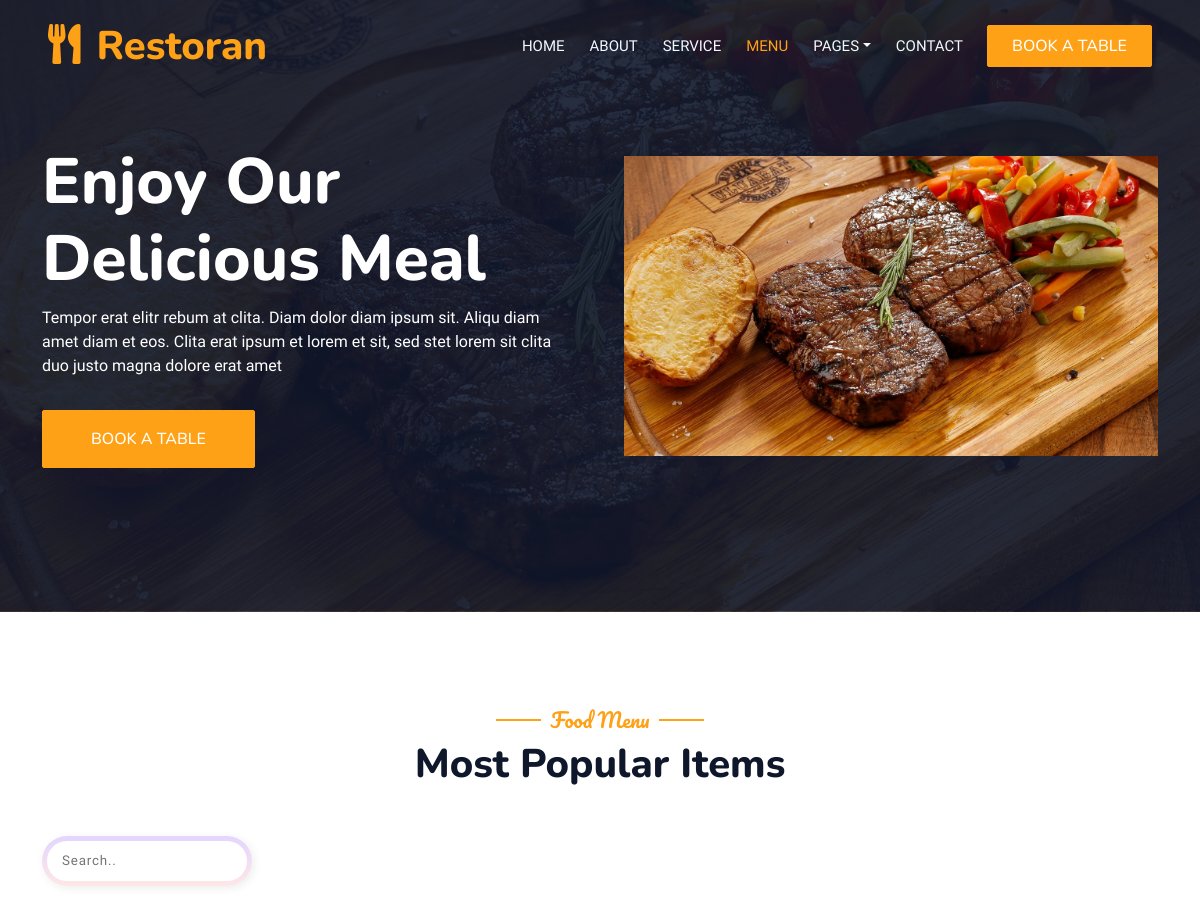
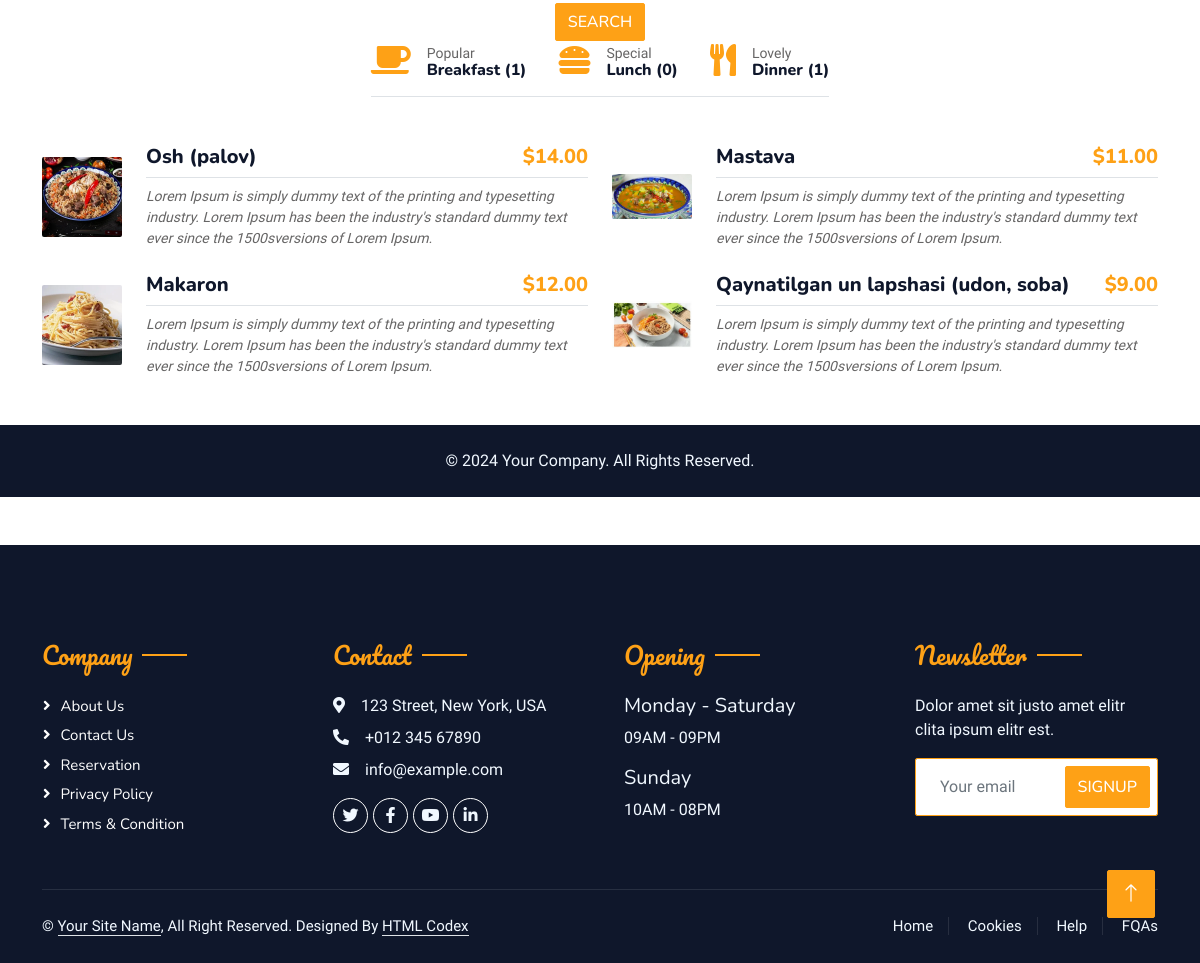
The app's page /menu/ with its own data (2 pictures, top to bottom).
### restaurant/models.py (models this page shows, shortened)
class Food(models.Model):
    name = models.CharField(max_length=100, verbose_name='ovqat nomi')
    slug = models.SlugField(max_length=160, unique=True)
    description = models.TextField(verbose_name='ovqat haqida')
    image = models.ImageField(upload_to='food/', verbose_name='ovqat rasmi')
    price = models.DecimalField(max_digits=10, decimal_places=2, verbose_name='ovqat narxi $')
    category = models.ForeignKey(Category, on_delete=models.CASCADE, related_name='foods')
    discount = models.IntegerField(null=True, blank=True, verbose_name="Chegirma (%)")
    chef = models.ForeignKey(Chefs, on_delete=models.CASCADE)
    class Meta:
        verbose_name = ('Ovqat')
        verbose_name_plural = 'Ovqatlar'

### restaurant/views.py (the view)
# urls.py: path('menu/', MenuView.as_view(), name='menu'),
class MenuView(ListView):
    model = Food
    template_name = 'menu.html'
    context_object_name = 'foods'
    def get_queryset(self):
        queryset = super().get_queryset()
        category_name = self.kwargs.get('category_name')
        search_query = self.request.GET.get('q')
        if category_name:
            queryset = queryset.filter(category__name=category_name)
        if search_query:
            queryset = queryset.filter(
                Q(name__icontains=search_query) | Q(description__icontains=search_query)
            )
        return queryset
    def get_context_data(self, **kwargs):
        context = super().get_context_data(**kwargs)
        category_count = defaultdict(int)
        for food in Food.objects.all():
            category_count[food.category.name] += 1
        context['category_count'] = category_count
        return context

### templates/menu.html (shortened to what this page needs)
{% extends "base.html" %}
{% load static %}
{% block content %}
<div class="container-xxl py-5">
    <div class="container">
        <div class="text-center wow fadeInUp" data-wow-delay="0.1s">
            <h5 class="section-title ff-secondary text-center text-primary fw-normal">Food Menu</h5>
            <h1 class="mb-5">Most Popular Items</h1>
            <form method="GET" action="{% url 'menu' %}">
                <div class="InputContainer mb-4">
                    <input placeholder="Search.." id="input" class="input" name="q" type="text" value="{{ request.GET.q }}">
                </div>
                <button type="submit" class="btn btn-primary">Search</button>
            </form>
        </div>
        <div class="tab-class text-center wow fadeInUp" data-wow-delay="0.1s">
            <ul class="nav nav-pills d-inline-flex justify-content-center border-bottom mb-5">
                <li class="nav-item">
                    <a class="d-flex align-items-center text-start mx-3 ms-0 pb-3" href="{% url 'menu_by_category' 'Breakfast' %}">
                        <i class="fa fa-coffee fa-2x text-primary"></i>
                        <div class="ps-3">
                            <small class="text-body">Popular</small>
                            <h6 class="mt-n1 mb-0">Breakfast ({{ category_count.Breakfast }})</h6>
                        </div>
                    </a>
                </li>
                <li class="nav-item">
                    <a class="d-flex align-items-center text-start mx-3 pb-3" href="{% url 'menu_by_category' 'Lunch' %}">
                        <i class="fa fa-hamburger fa-2x text-primary"></i>
                        <div class="ps-3">
                            <small class="text-body">Special</small>
                            <h6 class="mt-n1 mb-0">Lunch ({{ category_count.Lunch }})</h6>
                        </div>
                    </a>
                </li>
                <li class="nav-item">
                    <a class="d-flex align-items-center text-start mx-3 me-0 pb-3" href="{% url 'menu_by_category' 'Dinner' %}">
                        <i class="fa fa-utensils fa-2x text-primary"></i>
                        <div class="ps-3">
                            <small class="text-body">Lovely</small>
                            <h6 class="mt-n1 mb-0">Dinner ({{ category_count.Dinner }})</h6>
                        </div>
                    </a>
                </li>
            </ul>
            <div class="tab-content">
                <div id="tab-1" class="tab-pane fade show p-0 active">
                    <div class="row g-4">
                        {% for food in foods %}
                        <div class="col-lg-6">
                            <div class="d-flex align-items-center">
                                <img class="flex-shrink-0 img-fluid rounded" src="{{ food.image.url }}" alt="" style="width: 80px;">
                                <div class="w-100 d-flex flex-column text-start ps-4">
                                    <h5 class="d-flex justify-content-between border-bottom pb-2">
                                        <span>{{ food.name }}</span>
                                        <span class="text-primary">${{ food.price }}</span>
                                    </h5>
                                    <small class="fst-italic">{{ food.description }}</small>
                                </div>
                            </div>
                        </div>
                        {% endfor %}
                    </div>
                </div>
            </div>
        </div>
    </div>
</div>
<footer class="bg-dark text-light py-4">
    <div class="container text-center">
        <p class="mb-0">© 2024 Your Company. All Rights Reserved.</p>
    </div>
</footer>
{% endblock content %}

### templates/base.html (shortened to what this page needs)
{% load static %}
<!DOCTYPE html>
<html lang="en">
<head>
<link href="https://stackpath.bootstrapcdn.com/bootstrap/5.1.3/css/bootstrap.min.css" rel="stylesheet">
<link href="https://cdnjs.cloudflare.com/ajax/libs/font-awesome/6.0.0-beta3/css/all.min.css" rel="stylesheet">
    {% include 'components/_style.html' %}
</head>
<body>
    <div class="container-xxl bg-white p-0">
<div class="container-xxl position-relative p-0">
    <nav class="navbar navbar-expand-lg navbar-dark bg-dark px-4 px-lg-5 py-3 py-lg-0">
        <a href="" class="navbar-brand p-0">
            <h1 class="text-primary m-0"><i class="fa fa-utensils me-3"></i>Restoran</h1>
        </a>
        <div class="collapse navbar-collapse" id="navbarCollapse">
            <div class="navbar-nav ms-auto py-0 pe-4">
                <a href="{% url 'home' %}" class="nav-item nav-link
                {% if request.resolver_match.url_name == 'home' %}active{% endif %}">Home</a>
                <a href="about.html" class="nav-item nav-link">About</a>
                <a href="service.html" class="nav-item nav-link">Service</a>
                <a href="{% url 'menu' %}" class="nav-item nav-link
   {% if request.resolver_match.url_name == 'menu' %}active{% endif %}">Menu</a>
                <div class="nav-item dropdown">
                    <a href="#" class="nav-link dropdown-toggle" data-bs-toggle="dropdown">Pages</a>
                </div>
                <a href="contact.html" class="nav-item nav-link">Contact</a>
            </div>
            <a href="" class="btn btn-primary py-2 px-4">Book A Table</a>
        </div>
    </nav>
    <div class="container-xxl py-5 bg-dark hero-header mb-5">
        <div class="container my-5 py-5">
            <div class="row align-items-center g-5">
                <div class="col-lg-6 text-center text-lg-start">
                    <h1 class="display-3 text-white animated slideInLeft">Enjoy Our<br>Delicious Meal</h1>
                    <p class="text-white animated slideInLeft mb-4 pb-2">Tempor erat elitr rebum at clita. Diam dolor diam ipsum sit. Aliqu diam amet diam et eos. Clita erat ipsum et lorem et sit, sed stet lorem sit clita duo justo magna dolore erat amet</p>
                    <a href="" class="btn btn-primary py-sm-3 px-sm-5 me-3 animated slideInLeft">Book A Table</a>
                </div>
                <div class="col-lg-6 text-center text-lg-end overflow-hidden">
                    <img class="img-fluid" src="{% static 'img/bg-hero.png' %}" alt="">
                </div>
            </div>
        </div>
    </div>
</div>
{% block content %}
{% endblock content %}
{% include 'components/_footer.html' %}
        <a href="#" class="btn btn-lg btn-primary btn-lg-square back-to-top"><i class="bi bi-arrow-up"></i></a>
    </div>
</body>
</html>

### templates/components/_style.html (shortened to what this page needs)
{% load static %}
<link href="https://cdnjs.cloudflare.com/ajax/libs/font-awesome/5.10.0/css/all.min.css" rel="stylesheet">
<link href="https://cdn.jsdelivr.net/npm/bootstrap-icons@1.4.1/font/bootstrap-icons.css" rel="stylesheet">
<link href="{% static 'lib/animate/animate.min.css' %}" rel="stylesheet">
<link href="{% static 'lib/owlcarousel/assets/owl.carousel.min.css' %}" rel="stylesheet">
<link href="{% static 'lib/tempusdominus/css/tempusdominus-bootstrap-4.min.css' %}" rel="stylesheet" />
<link href="{% static 'css/bootstrap.min.css' %}" rel="stylesheet">
<link href="{% static 'css/style.css' %}" rel="stylesheet">

### templates/components/_footer.html
{% load static %}
<div class="container-fluid bg-dark text-light footer pt-5 mt-5 wow fadeIn" data-wow-delay="0.1s">
    <div class="container py-5">
        <div class="row g-5">
            <div class="col-lg-3 col-md-6">
                <h4 class="section-title ff-secondary text-start text-primary fw-normal mb-4">Company</h4>
                <a class="btn btn-link" href="">About Us</a>
                <a class="btn btn-link" href="">Contact Us</a>
                <a class="btn btn-link" href="">Reservation</a>
                <a class="btn btn-link" href="">Privacy Policy</a>
                <a class="btn btn-link" href="">Terms & Condition</a>
            </div>
            <div class="col-lg-3 col-md-6">
                <h4 class="section-title ff-secondary text-start text-primary fw-normal mb-4">Contact</h4>
                <p class="mb-2"><i class="fa fa-map-marker-alt me-3"></i>123 Street, New York, USA</p>
                <p class="mb-2"><i class="fa fa-phone-alt me-3"></i>+012 345 67890</p>
                <p class="mb-2"><i class="fa fa-envelope me-3"></i>info@example.com</p>
                <div class="d-flex pt-2">
                    <a class="btn btn-outline-light btn-social" href=""><i class="fab fa-twitter"></i></a>
                    <a class="btn btn-outline-light btn-social" href=""><i class="fab fa-facebook-f"></i></a>
                    <a class="btn btn-outline-light btn-social" href=""><i class="fab fa-youtube"></i></a>
                    <a class="btn btn-outline-light btn-social" href=""><i class="fab fa-linkedin-in"></i></a>
                </div>
            </div>
            <div class="col-lg-3 col-md-6">
                <h4 class="section-title ff-secondary text-start text-primary fw-normal mb-4">Opening</h4>
                <h5 class="text-light fw-normal">Monday - Saturday</h5>
                <p>09AM - 09PM</p>
                <h5 class="text-light fw-normal">Sunday</h5>
                <p>10AM - 08PM</p>
            </div>
            <div class="col-lg-3 col-md-6">
                <h4 class="section-title ff-secondary text-start text-primary fw-normal mb-4">Newsletter</h4>
                <p>Dolor amet sit justo amet elitr clita ipsum elitr est.</p>
                <div class="position-relative mx-auto" style="max-width: 400px;">
                    <input class="form-control border-primary w-100 py-3 ps-4 pe-5" type="text" placeholder="Your email">
                    <button type="button" class="btn btn-primary py-2 position-absolute top-0 end-0 mt-2 me-2">SignUp</button>
                </div>
            </div>
        </div>
    </div>
    <div class="container">
        <div class="copyright">
            <div class="row">
                <div class="col-md-6 text-center text-md-start mb-3 mb-md-0">
                    &copy; <a class="border-bottom" href="#">Your Site Name</a>, All Right Reserved.
                    Designed By <a class="border-bottom" href="https://htmlcodex.com">HTML Codex</a>
                </div>
                <div class="col-md-6 text-center text-md-end">
                    <div class="footer-menu">
                        <a href="">Home</a>
                        <a href="">Cookies</a>
                        <a href="">Help</a>
                        <a href="">FQAs</a>
                    </div>
                </div>
            </div>
        </div>
    </div>
</div>

### templates/components/_script.html (shortened to what this page needs)
{% load static %}

### static/css/style.css (style rules this page uses)
:root { --primary: #FEA116; --light: #F1F8FF; --dark: #0F172B; }
.ff-secondary { font-family: 'Pacifico', cursive; }
.back-to-top { position: fixed; display: none; right: 45px; bottom: 45px; z-index: 99; }
.btn { font-family: 'Nunito', sans-serif; font-weight: 500; text-transform: uppercase; transition: .5s; }
.btn.btn-primary, .btn.btn-secondary { color: #FFFFFF; }
.btn-lg-square { width: 48px; height: 48px; }
.btn-square, .btn-sm-square, .btn-lg-square { padding: 0; display: flex; align-items: center; justify-content: center; font-weight: normal; border-radius: 2px; }
.navbar-dark .navbar-nav .nav-link { position: relative; margin-left: 25px; padding: 35px 0; font-size: 15px; color: var(--light) !important; text-transform: uppercase; font-weight: 500; outline: none; transition: .5s; }
.navbar-dark .navbar-nav .nav-link:hover, .navbar-dark .navbar-nav .nav-link.active { color: var(--primary) !important; }
@media (min-width: 992px) { .navbar-dark { position: absolute; width: 100%; top: 0; left: 0; z-index: 999; background: transparent !important; } }
.hero-header { background: linear-gradient(rgba(15, 23, 43, .9), rgba(15, 23, 43, .9)), url(../img/bg-hero.jpg); background-position: center center; background-repeat: no-repeat; background-size: cover; }
.hero-header img { animation: imgRotate 50s linear infinite; }
.section-title { position: relative; display: inline-block; }
.section-title::before { position: absolute; content: ""; width: 45px; height: 2px; top: 50%; left: -55px; margin-top: -1px; background: var(--primary); }
.section-title::after { position: absolute; content: ""; width: 45px; height: 2px; top: 50%; right: -55px; margin-top: -1px; background: var(--primary); }
.section-title.text-start::before, .section-title.text-end::after { display: none; }
.footer .btn.btn-social { margin-right: 5px; width: 35px; height: 35px; display: flex; align-items: center; justify-content: center; color: var(--light); border: 1px solid #FFFFFF; border-radius: 35px; transition: .3s; }
.footer .btn.btn-link { display: block; margin-bottom: 5px; padding: 0; text-align: left; color: #FFFFFF; font-size: 15px; font-weight: normal; text-transform: capitalize; transition: .3s; }
.footer .btn.btn-link::before { position: relative; content: "\f105"; font-family: "Font Awesome 5 Free"; font-weight: 900; margin-right: 10px; }
.footer .copyright { padding: 25px 0; font-size: 15px; border-top: 1px solid rgba(256, 256, 256, .1); }
.footer .copyright a { color: var(--light); }
.footer .footer-menu a { margin-right: 15px; padding-right: 15px; border-right: 1px solid rgba(255, 255, 255, .1); }
.footer .footer-menu a:last-child { margin-right: 0; padding-right: 0; border-right: none; }

### templates/menu.html (style rules this page uses)
.InputContainer { width: 210px; height: 50px; display: flex; align-items: center; justify-content: center; background: linear-gradient(to bottom,rgb(227, 213, 255),rgb(255, 231, 231)); border-radius: 30px; overflow: hidden; cursor: pointer; box-shadow: 2px 2px 10px rgba(0, 0, 0, 0.075); }
.input { width: 200px; height: 40px; border: none; outline: none; caret-color: rgb(255, 81, 0); background-color: rgb(255, 255, 255); border-radius: 30px; padding-left: 15px; letter-spacing: 0.8px; color: rgb(19, 19, 19); font-size: 13.4px; }

### records on screen
Food: image (picture), name "Osh (palov)", price "14.00", description "Lorem Ipsum is simply dummy text of the printing and typesetting industry. Lorem Ipsum has been the industry's standard dummy text ever since the 1500sversions of Lorem Ipsum."
Food: image (picture), name "Mastava", price "11.00", description "Lorem Ipsum is simply dummy text of the printing and typesetting industry. Lorem Ipsum has been the industry's standard dummy text ever since the 1500sversions of Lorem Ipsum."
Food: image (picture), name "Makaron", price "12.00", description "Lorem Ipsum is simply dummy text of the printing and typesetting industry. Lorem Ipsum has been the industry's standard dummy text ever since the 1500sversions of Lorem Ipsum."
Food: image (picture), name "Qaynatilgan un lapshasi (udon, soba)", price "9.00", description "Lorem Ipsum is simply dummy text of the printing and typesetting industry. Lorem Ipsum has been the industry's standard dummy text ever since the 1500sversions of Lorem Ipsum."

### other values on screen
{{ category_count.Breakfast }} "1"
{{ category_count.Lunch }} "0"
{{ category_count.Dinner }} "1"
